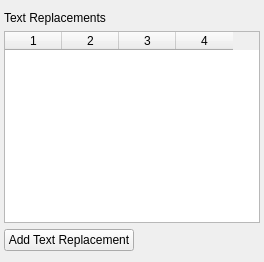
     <widget class="QWidget" name="filterTab">
      <attribute name="title">
       <string>Text Filtering</string>
      </attribute>
      <layout class="QVBoxLayout" name="verticalLayout_7">
       <property name="leftMargin">
        <number>4</number>
       </property>
       <property name="rightMargin">
        <number>4</number>
       </property>
       <item>
        <widget class="QLabel" name="label_4">
         <property name="text">
          <string>Text Replacements</string>
         </property>
        </widget>
       </item>
       <item>
        <widget class="QTableWidget" name="wordReplacementTableWidget">
         <property name="rowCount">
          <number>0</number>
         </property>
         <property name="columnCount">
          <number>4</number>
         </property>
         <attribute name="horizontalHeaderDefaultSectionSize">
          <number>57</number>
         </attribute>
         <attribute name="verticalHeaderCascadingSectionResizes">
          <bool>true</bool>
         </attribute>
         <column/>
         <column/>
         <column/>
         <column/>
        </widget>
       </item>
       <item>
        <widget class="QPushButton" name="replacementWordsAddWordPushButton">
         <property name="sizePolicy">
          <sizepolicy hsizetype="Fixed" vsizetype="Fixed">
           <horstretch>0</horstretch>
           <verstretch>0</verstretch>
          </sizepolicy>
         </property>
         <property name="text">
          <string>Add Text Replacement</string>
         </property>
        </widget>
       </item>
      </layout>
     </widget>
